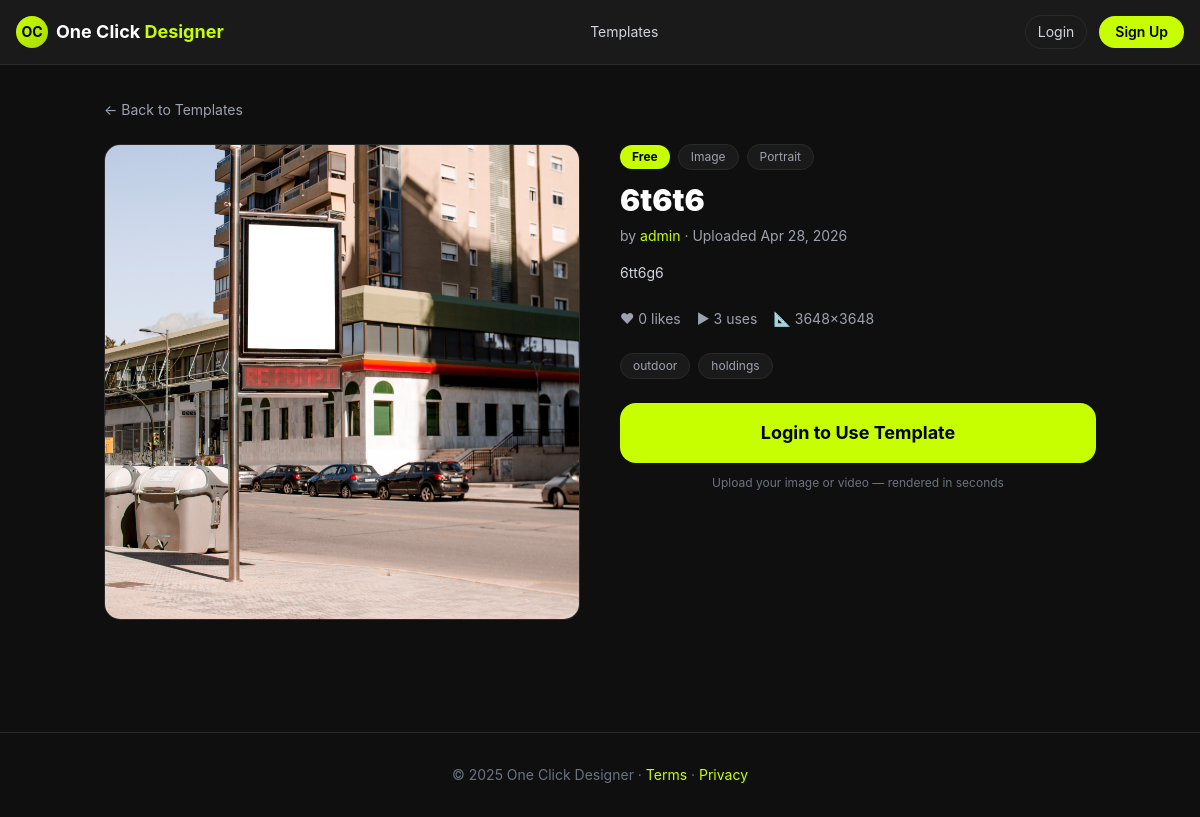
The page /templates/11/ on the database its author committed.
### templates_app/models.py (models this page shows, shortened)
class AdTemplate(models.Model):
    TYPE_IMAGE = 'image'
    TYPE_VIDEO = 'video'
    TYPE_CHOICES = [(TYPE_IMAGE, 'Image'), (TYPE_VIDEO, 'Video')]
    ORIENTATION_PORTRAIT = 'portrait'
    ORIENTATION_LANDSCAPE = 'landscape'
    ORIENTATION_SQUARE = 'square'
    ORIENTATION_CHOICES = [
        (ORIENTATION_PORTRAIT, 'Portrait'),
        (ORIENTATION_LANDSCAPE, 'Landscape'),
        (ORIENTATION_SQUARE, 'Square'),
    ]
    title = models.CharField(max_length=200)
    description = models.TextField(blank=True)
    creator = models.ForeignKey(User, on_delete=models.CASCADE, related_name='templates')
    category = models.ForeignKey(Category, on_delete=models.SET_NULL, null=True, blank=True)
    tags = models.CharField(max_length=500, blank=True, help_text="Comma separated tags")
    file = models.FileField(upload_to='templates/files/')
    thumbnail = models.ImageField(upload_to='templates/thumbnails/', blank=True, null=True)
    file_type = models.CharField(max_length=10, choices=TYPE_CHOICES, default=TYPE_IMAGE)
    orientation = models.CharField(max_length=20, choices=ORIENTATION_CHOICES, default=ORIENTATION_PORTRAIT)
    canvas_width = models.IntegerField(default=1080)
    canvas_height = models.IntegerField(default=1920)
    zone_data = models.TextField(default='{}', help_text="JSON data for replaceable zone")
    is_free = models.BooleanField(default=True)
    is_active = models.BooleanField(default=True)
    is_featured = models.BooleanField(default=False)
    likes_count = models.IntegerField(default=0)
    uses_count = models.IntegerField(default=0)
    created_at = models.DateTimeField(auto_now_add=True)
    updated_at = models.DateTimeField(auto_now=True)
    def get_tags_list(self):
        return [t.strip() for t in self.tags.split(',') if t.strip()]
    class Meta:
        ordering = ['-created_at']

### templates_app/views.py (the view)
# urls.py: path('<int:pk>/', views.template_detail, name='template_detail'),
def template_detail(request, pk):
    template = get_object_or_404(AdTemplate, pk=pk, is_active=True)
    is_liked = False
    if request.user.is_authenticated:
        is_liked = TemplateLike.objects.filter(user=request.user, template=template).exists()
    related = AdTemplate.objects.filter(is_active=True, category=template.category).exclude(pk=pk)[:4]
    return render(request, 'templates_app/detail.html', {
        'template': template, 'is_liked': is_liked, 'related': related,
    })

### templates/templates_app/detail.html (shortened to what this page needs)
{% extends 'base.html' %}
{% block content %}
<div class="max-w-5xl mx-auto px-4 py-8">
  <a href="{% url 'template_list' %}" class="inline-flex items-center gap-2 text-gray-400 hover:text-brand text-sm mb-6">← Back to Templates</a>
  <div class="grid md:grid-cols-2 gap-10">
    <div class="relative">
      <div class="rounded-2xl overflow-hidden bg-dark-card border border-dark-border">
        {% if template.file_type == 'video' %}
          <video src="{{ template.file.url }}" autoplay muted loop playsinline class="w-full max-h-[70vh] object-contain"></video>
        {% else %}
          <img src="{{ template.file.url }}" alt="{{ template.title }}" class="w-full max-h-[70vh] object-contain">
        {% endif %}
      </div>
    </div>
    <div>
      <div class="flex items-center gap-2 mb-3">
        {% if template.is_free %}<span class="bg-brand text-black text-xs font-bold px-3 py-1 rounded-full">Free</span>
        {% else %}<span class="bg-yellow-500 text-black text-xs font-bold px-3 py-1 rounded-full">Pro</span>{% endif %}
        <span class="bg-dark-card border border-dark-border text-gray-400 text-xs px-3 py-1 rounded-full">{{ template.file_type|capfirst }}</span>
        <span class="bg-dark-card border border-dark-border text-gray-400 text-xs px-3 py-1 rounded-full">{{ template.orientation|capfirst }}</span>
      </div>
      <h1 class="text-3xl font-black mb-2">{{ template.title }}</h1>
      <p class="text-gray-400 text-sm mb-4">by <span class="text-brand">{{ template.creator.username }}</span> · Uploaded {{ template.created_at|date:"M d, Y" }}</p>
      {% if template.description %}
      <p class="text-gray-300 text-sm mb-6 leading-relaxed">{{ template.description }}</p>
      {% endif %}
      <div class="flex gap-4 text-sm text-gray-400 mb-6">
        <span id="like-count">♥ {{ template.likes_count }} likes</span>
        <span>▶ {{ template.uses_count }} uses</span>
        <span>📐 {{ template.canvas_width }}×{{ template.canvas_height }}</span>
      </div>
      {% if template.get_tags_list %}
      <div class="flex flex-wrap gap-2 mb-6">
        {% for tag in template.get_tags_list %}
        <a href="{% url 'template_list' %}?q={{ tag }}" class="px-3 py-1 bg-dark-card border border-dark-border text-xs text-gray-400 rounded-full hover:border-brand hover:text-brand">{{ tag }}</a>
        {% endfor %}
      </div>
      {% endif %}
      {% if user.is_authenticated %}
      <a href="{% url 'create_ad' template.pk %}" class="block w-full bg-brand text-black font-bold py-4 rounded-2xl text-center text-lg hover:opacity-90 transition-all mb-3">
        🎨 Use This Template
      </a>
      {% else %}
      <a href="{% url 'login' %}?next={% url 'template_detail' template.pk %}" class="block w-full bg-brand text-black font-bold py-4 rounded-2xl text-center text-lg hover:opacity-90 transition-all mb-3">
        Login to Use Template
      </a>
      {% endif %}
      <p class="text-gray-500 text-xs text-center">Upload your image or video — rendered in seconds</p>
    </div>
  </div>
</div>
{% endblock %}

### templates/base.html (style rules this page uses)
body { background: #0f0f0f; color: #fff; font-family: 'Inter', sans-serif; }

### rows shown on the page
AdTemplate: file (picture), file_type "Image", orientation "Portrait", title "6t6t6", creator.username "admin", created_at "Apr 28, 2026", description "6tt6g6", likes_count "0", uses_count "3", canvas_width "3648", canvas_height "3648"

### other values the page prints
{{ tag }} "outdoor" "holdings"
